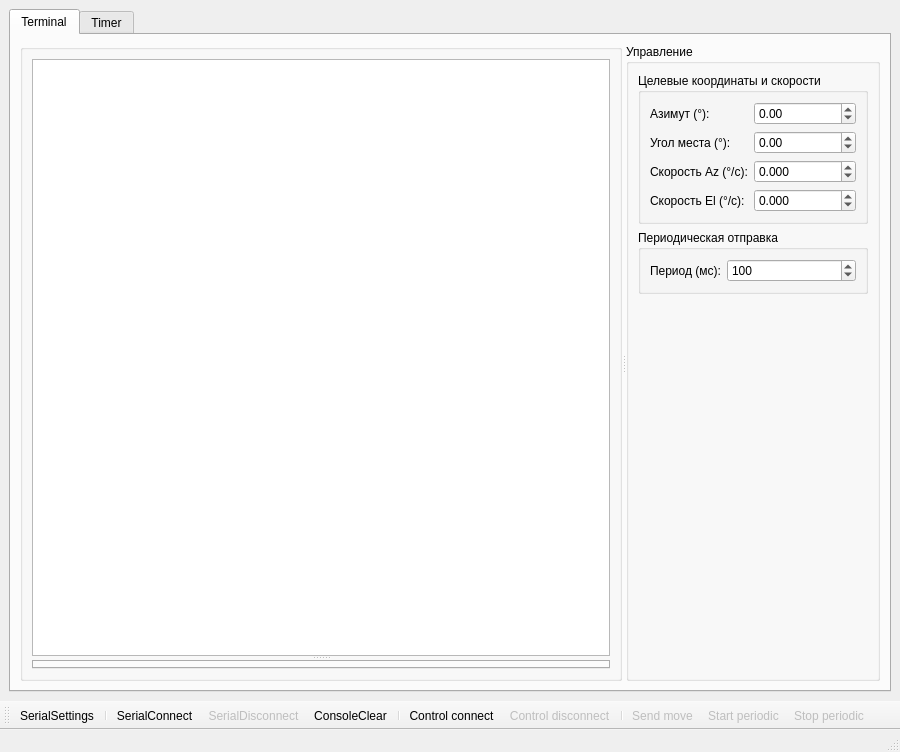
<?xml version="1.0" encoding="UTF-8"?>
<ui version="4.0">
 <class>MainWindow</class>
 <widget class="QMainWindow" name="MainWindow">
  <property name="geometry">
   <rect>
    <x>0</x>
    <y>0</y>
    <width>900</width>
    <height>752</height>
   </rect>
  </property>
  <property name="windowTitle">
   <string>MainWindow</string>
  </property>
  <property name="windowIcon">
   <iconset resource="terminal.qrc">
    <normaloff>:/images/terminal.png</normaloff>:/images/terminal.png</iconset>
  </property>
  <property name="iconSize">
   <size>
    <width>30</width>
    <height>30</height>
   </size>
  </property>
  <property name="toolButtonStyle">
   <enum>Qt::ToolButtonIconOnly</enum>
  </property>
  <widget class="QWidget" name="centralwidget">
   <layout class="QVBoxLayout" name="verticalLayout">
    <item>
     <widget class="QTabWidget" name="tabWidget">
      <property name="enabled">
       <bool>true</bool>
      </property>
      <property name="currentIndex">
       <number>0</number>
      </property>
      <widget class="QWidget" name="terminal">
       <attribute name="title">
        <string>Terminal</string>
       </attribute>
       <layout class="QHBoxLayout" name="horizontalLayout_2">
        <item>
         <widget class="QSplitter" name="splitter_2">
          <property name="orientation">
           <enum>Qt::Horizontal</enum>
          </property>
          <widget class="QGroupBox" name="groupBox">
           <property name="sizePolicy">
            <sizepolicy hsizetype="Preferred" vsizetype="Preferred">
             <horstretch>2</horstretch>
             <verstretch>0</verstretch>
            </sizepolicy>
           </property>
           <property name="title">
            <string/>
           </property>
           <layout class="QVBoxLayout" name="verticalLayout_2">
            <item>
             <widget class="QSplitter" name="splitter">
              <property name="orientation">
               <enum>Qt::Vertical</enum>
              </property>
              <widget class="QPlainTextEdit" name="plainTextEdit">
               <property name="sizePolicy">
                <sizepolicy hsizetype="Expanding" vsizetype="Expanding">
                 <horstretch>2</horstretch>
                 <verstretch>0</verstretch>
                </sizepolicy>
               </property>
              </widget>
              <widget class="QTabWidget" name="tabWidget_2">
               <property name="currentIndex">
                <number>-1</number>
               </property>
              </widget>
             </widget>
            </item>
           </layout>
          </widget>
          <widget class="QGroupBox" name="groupBox_2">
           <property name="sizePolicy">
            <sizepolicy hsizetype="Preferred" vsizetype="Preferred">
             <horstretch>1</horstretch>
             <verstretch>0</verstretch>
            </sizepolicy>
           </property>
           <property name="title">
            <string>Управление</string>
           </property>
           <layout class="QVBoxLayout" name="controlVerticalLayout">
            <item>
             <widget class="QGroupBox" name="targetBox">
              <property name="title">
               <string>Целевые координаты и скорости</string>
              </property>
              <layout class="QFormLayout" name="controlForm">
               <item row="0" column="0">
                <widget class="QLabel" name="azTargetLabel">
                 <property name="text">
                  <string>Азимут (°):</string>
                 </property>
                </widget>
               </item>
               <item row="0" column="1">
                <widget class="QDoubleSpinBox" name="azTargetSpin">
                 <property name="decimals">
                  <number>2</number>
                 </property>
                 <property name="minimum">
                  <double>-999.00</double>
                 </property>
                 <property name="maximum">
                  <double>999.00</double>
                 </property>
                 <property name="singleStep">
                  <double>0.1</double>
                 </property>
                </widget>
               </item>
               <item row="1" column="0">
                <widget class="QLabel" name="elTargetLabel">
                 <property name="text">
                  <string>Угол места (°):</string>
                 </property>
                </widget>
               </item>
               <item row="1" column="1">
                <widget class="QDoubleSpinBox" name="elTargetSpin">
                 <property name="decimals">
                  <number>2</number>
                 </property>
                 <property name="minimum">
                  <double>-90.00</double>
                 </property>
                 <property name="maximum">
                  <double>180.00</double>
                 </property>
                 <property name="singleStep">
                  <double>0.1</double>
                 </property>
                </widget>
               </item>
               <item row="2" column="0">
                <widget class="QLabel" name="azVelLabel">
                 <property name="text">
                  <string>Скорость Az (°/c):</string>
                 </property>
                </widget>
               </item>
               <item row="2" column="1">
                <widget class="QDoubleSpinBox" name="azVelSpin">
                 <property name="decimals">
                  <number>3</number>
                 </property>
                 <property name="minimum">
                  <double>-99.999</double>
                 </property>
                 <property name="maximum">
                  <double>99.999</double>
                 </property>
                 <property name="singleStep">
                  <double>0.1</double>
                 </property>
                </widget>
               </item>
               <item row="3" column="0">
                <widget class="QLabel" name="elVelLabel">
                 <property name="text">
                  <string>Скорость El (°/c):</string>
                 </property>
                </widget>
               </item>
               <item row="3" column="1">
                <widget class="QDoubleSpinBox" name="elVelSpin">
                 <property name="decimals">
                  <number>3</number>
                 </property>
                 <property name="minimum">
                  <double>-99.999</double>
                 </property>
                 <property name="maximum">
                  <double>99.999</double>
                 </property>
                 <property name="singleStep">
                  <double>0.1</double>
                 </property>
                </widget>
               </item>
              </layout>
             </widget>
            </item>
            <item>
             <widget class="QGroupBox" name="periodicBox">
              <property name="title">
               <string>Периодическая отправка</string>
              </property>
              <layout class="QFormLayout" name="periodicForm">
               <item row="0" column="0">
                <widget class="QLabel" name="sendPeriodLabel">
                 <property name="text">
                  <string>Период (мс):</string>
                 </property>
                </widget>
               </item>
               <item row="0" column="1">
                <widget class="QSpinBox" name="sendPeriodSpin">
                 <property name="minimum">
                  <number>10</number>
                 </property>
                 <property name="maximum">
                  <number>10000</number>
                 </property>
                 <property name="singleStep">
                  <number>10</number>
                 </property>
                 <property name="value">
                  <number>100</number>
                 </property>
                </widget>
               </item>
              </layout>
             </widget>
            </item>
            <item>
             <spacer name="controlVSpacer">
              <property name="orientation">
               <enum>Qt::Vertical</enum>
              </property>
              <property name="sizeHint" stdset="0">
               <size>
                <width>20</width>
                <height>40</height>
               </size>
              </property>
             </spacer>
            </item>
           </layout>
          </widget>
         </widget>
        </item>
       </layout>
      </widget>
      <widget class="QWidget" name="timer">
       <attribute name="title">
        <string>Timer</string>
       </attribute>
      </widget>
     </widget>
    </item>
   </layout>
  </widget>
  <widget class="QMenuBar" name="menubar">
   <property name="geometry">
    <rect>
     <x>0</x>
     <y>0</y>
     <width>900</width>
     <height>30</height>
    </rect>
   </property>
   <property name="minimumSize">
    <size>
     <width>0</width>
     <height>0</height>
    </size>
   </property>
   <property name="baseSize">
    <size>
     <width>0</width>
     <height>0</height>
    </size>
   </property>
  </widget>
  <widget class="QStatusBar" name="statusbar"/>
  <widget class="QToolBar" name="toolBar">
   <property name="windowTitle">
    <string>toolBar</string>
   </property>
   <property name="iconSize">
    <size>
     <width>30</width>
     <height>30</height>
    </size>
   </property>
   <attribute name="toolBarArea">
    <enum>BottomToolBarArea</enum>
   </attribute>
   <attribute name="toolBarBreak">
    <bool>false</bool>
   </attribute>
   <addaction name="actionSerialSettings"/>
   <addaction name="separator"/>
   <addaction name="actionSerialConnect"/>
   <addaction name="actionSerialDisconnect"/>
   <addaction name="actionConsoleClear"/>
   <addaction name="separator"/>
   <addaction name="actionControlSerialConnect"/>
   <addaction name="actionControlSerialDisconnect"/>
   <addaction name="separator"/>
   <addaction name="actionControlSendMove"/>
   <addaction name="actionControlSendStart"/>
   <addaction name="actionControlSendStop"/>
  </widget>
  <action name="actionSerialSettings">
   <property name="icon">
    <iconset resource="terminal.qrc">
     <normaloff>:/images/settings.png</normaloff>:/images/settings.png</iconset>
   </property>
   <property name="text">
    <string>SerialSettings</string>
   </property>
  </action>
  <action name="actionSerialConnect">
   <property name="enabled">
    <bool>true</bool>
   </property>
   <property name="icon">
    <iconset resource="terminal.qrc">
     <normaloff>:/images/connect.png</normaloff>:/images/connect.png</iconset>
   </property>
   <property name="text">
    <string>SerialConnect</string>
   </property>
  </action>
  <action name="actionSerialDisconnect">
   <property name="enabled">
    <bool>false</bool>
   </property>
   <property name="icon">
    <iconset resource="terminal.qrc">
     <normaloff>:/images/disconnect.png</normaloff>:/images/disconnect.png</iconset>
   </property>
   <property name="text">
    <string>SerialDisconnect</string>
   </property>
  </action>
  <action name="actionConsoleClear">
   <property name="enabled">
    <bool>true</bool>
   </property>
   <property name="icon">
    <iconset resource="terminal.qrc">
     <normaloff>:/images/clear.png</normaloff>:/images/clear.png</iconset>
   </property>
   <property name="text">
    <string>ConsoleClear</string>
   </property>
  </action>
  <action name="actionApplicationClose">
   <property name="icon">
    <iconset resource="terminal.qrc">
     <normaloff>:/images/application-exit.png</normaloff>:/images/application-exit.png</iconset>
   </property>
   <property name="text">
    <string>ApplicationClose</string>
   </property>
  </action>
  <action name="actionControlSerialConnect">
   <property name="enabled">
    <bool>true</bool>
   </property>
   <property name="icon">
    <iconset resource="terminal.qrc">
     <normaloff>:/images/connect.png</normaloff>:/images/connect.png</iconset>
   </property>
   <property name="text">
    <string>Control connect</string>
   </property>
   <property name="toolTip">
    <string>Подключить управляющий порт (VKA non-debug)</string>
   </property>
  </action>
  <action name="actionControlSerialDisconnect">
   <property name="enabled">
    <bool>false</bool>
   </property>
   <property name="icon">
    <iconset resource="terminal.qrc">
     <normaloff>:/images/disconnect.png</normaloff>:/images/disconnect.png</iconset>
   </property>
   <property name="text">
    <string>Control disconnect</string>
   </property>
   <property name="toolTip">
    <string>Отключить управляющий порт</string>
   </property>
  </action>
  <action name="actionControlSendMove">
   <property name="enabled">
    <bool>false</bool>
   </property>
   <property name="icon">
    <iconset resource="timer.qrc">
     <normaloff>:/images/PlayHot.png</normaloff>:/images/PlayHot.png</iconset>
   </property>
   <property name="text">
    <string>Send move</string>
   </property>
   <property name="toolTip">
    <string>Отправить команду движения однократно</string>
   </property>
  </action>
  <action name="actionControlSendStart">
   <property name="enabled">
    <bool>false</bool>
   </property>
   <property name="icon">
    <iconset resource="timer.qrc">
     <normaloff>:/images/PlayHot.png</normaloff>:/images/PlayHot.png</iconset>
   </property>
   <property name="text">
    <string>Start periodic</string>
   </property>
   <property name="toolTip">
    <string>Старт периодической отправки команд</string>
   </property>
  </action>
  <action name="actionControlSendStop">
   <property name="enabled">
    <bool>false</bool>
   </property>
   <property name="icon">
    <iconset resource="terminal.qrc">
     <normaloff>:/images/clear.png</normaloff>:/images/clear.png</iconset>
   </property>
   <property name="text">
    <string>Stop periodic</string>
   </property>
   <property name="toolTip">
    <string>Остановить периодическую отправку</string>
   </property>
  </action>
 </widget>
 <resources>
  <include location="terminal.qrc"/>
  <include location="timer.qrc"/>
 </resources>
 <connections/>
</ui>
